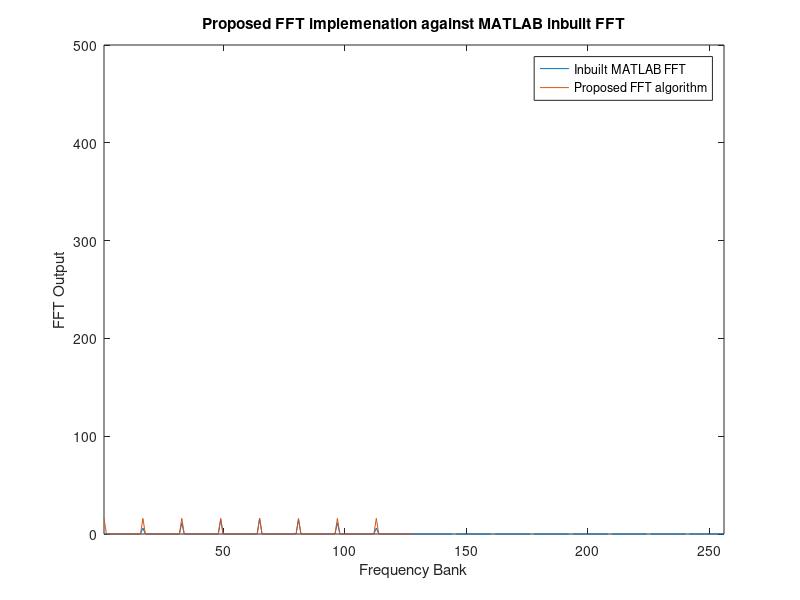

The MATLAB script that drew this image:
% this script is the first method test t implemente the FFT using FRasers
% sigma delta algorithm
%(proof of concept)
clear all
close all
%initially 
N= 16^2
P =16 %radix count
Q=N/P % reoformatted bit strema banks
L=8; % L*16 DFT uotputs desired
bitstream=randi([0 1],1,N); % create randomised 1:0 input data to simualte bitstream
%bitstream= 1:N;
bitstream=[0 1 1 1 0 0 0 0 1 1 0 0 1 1 1 1 0 1 1 1 0 0 0 0 1 1 0 0 1 1 1 1 0 1 1 1 0 0 0 0 1 1 0 0 1 1 1 1 0 1 1 1 0 0 0 0 1 1 0 0 1 1 1 1 0 1 1 1 0 0 0 0 1 1 0 0 1 1 1 1 0 1 1 1 0 0 0 0 1 1 0 0 1 1 1 1 0 1 1 1 0 0 0 0 1 1 0 0 1 1 1 1 0 1 1 1 0 0 0 0 1 1 0 0 1 1 1 1 0 1 1 1 0 0 0 0 1 1 0 0 1 1 1 1 0 1 1 1 0 0 0 0 1 1 0 0 1 1 1 1 0 1 1 1 0 0 0 0 1 1 0 0 1 1 1 1 0 1 1 1 0 0 0 0 1 1 0 0 1 1 1 1 0 1 1 1 0 0 0 0 1 1 0 0 1 1 1 1 0 1 1 1 0 0 0 0 1 1 0 0 1 1 1 1 0 1 1 1 0 0 0 0 1 1 0 0 1 1 1 1 0 1 1 1 0 0 0 0 1 1 0 0 1 1 1 1 ]
%create step response to simulate
bitstream=[ 0 0 0 0 0 0 0 0 0 0 0 0 0 0 0 1  0 0 0 0 0 0 0 0 0 0 0 0 0 0 0 1  0 0 0 0 0 0 0 0 0 0 0 0 0 0 0 1  0 0 0 0 0 0 0 0 0 0 0 0 0 0 0 1  0 0 0 0 0 0 0 0 0 0 0 0 0 0 0 1  0 0 0 0 0 0 0 0 0 0 0 0 0 0 0 1  0 0 0 0 0 0 0 0 0 0 0 0 0 0 0 1  0 0 0 0 0 0 0 0 0 0 0 0 0 0 0 1  0 0 0 0 0 0 0 0 0 0 0 0 0 0 0 1  0 0 0 0 0 0 0 0 0 0 0 0 0 0 0 1  0 0 0 0 0 0 0 0 0 0 0 0 0 0 0 1  0 0 0 0 0 0 0 0 0 0 0 0 0 0 0 1  0 0 0 0 0 0 0 0 0 0 0 0 0 0 0 1  0 0 0 0 0 0 0 0 0 0 0 0 0 0 0 1  0 0 0 0 0 0 0 0 0 0 0 0 0 0 0 1  0 0 0 0 0 0 0 0 0 0 0 0 0 0 0 1 ]
%bitstream =zeros(1,N);
%bitstream(round(N/2):end)=1; %


reformattt=zeros(1,length(bitstream));

%% perform the start of the transform decompostion
%bitstream=1:N
for ii=1:Q %iterate through all banks
for jj=1:P %size of each bank 
 
    reformattt(jj+(ii-1)*P) = bitstream((jj-1)*Q+ii);


end
end
reformattt
%% THE static DFT possiblities LUT

%create DFT LUT with 3 bit address for P=16 and 2 bit data 
ADR = 2^3; % all these values are teo represneted in theri deciam forms
% however fot the VHDl implemation they will be binary addres tokend for
% the LUT
B1=2^1;
B2=2^1;
I=P;
B=[0 1];
LUTR = ones(ADR,B1,B2,I);
LUTI = ones(ADR,B1,B2,I);
n=0:(P-1);
% fill LUT 
%Btemp= zeros(1,P);
for ii= 1:ADR
    for jj =1:B1
        for kk= 1:B2
            for hh=1:I
% note as the aues are stored as decimals the 1 and two index correons to 0
% and 1 respectiely
                  % Btemp = [zeros(1,(ADR-1)*2) B(jj) B(kk) zeros(1,(P/2-ADR-2)*2];
                  Btemp= zeros(1,P);
                  Btemp((ii-1)*2+1) = B(jj);
                  Btemp((ii-1)*2+2) = B(kk);
                      % for pp = 1:P
                       % create vector with padded zeroes
                temp2=sum(Btemp.*((exp(-1j.*2.*pi./P)).^((hh-1).*n))); % note -1 to get out of matlab index
                LUTR(ii,jj,kk,hh) = real(temp2);
                LUTI(ii,jj,kk,hh) = imag(temp2);
                % create DFTBD for a specific index and store in LUT

            end 
        end
    end
end
%% now find the DFTBD for the input bitstream


Yr=zeros(1,L*P);
Yi=zeros(1,L*P);
for ii =1:P
    A1=0;
    B1=0;
    for kk=1:P/2
    A1=LUTR(kk,reformattt((Q-1)*P+(kk-1)*2+1)+1,reformattt((Q-1)*P+(kk-1)*2+2)+1,ii)+A1;
    B1=LUTI(kk,reformattt((Q-1)*P+(kk-1)*2+1)+1,reformattt((Q-1)*P+(kk-1)*2+2)+1,ii)+B1;
    end
    A2=0;
    B2=0;
    for jj=(Q-1):-1:1
        %DFTtempI=sum(LUTI);
        DFTtempR=0;
        DFTtempI=0;
        for kk = 1:P/2
        DFTtempR=LUTR(kk,reformattt((jj-1)*P+(kk-1)*2+1)+1,reformattt((jj-1)*P+(kk-1)*2+2)+1,ii)+DFTtempR;
        DFTtempI=LUTI(kk,reformattt((jj-1)*P+(kk-1)*2+1)+1,reformattt((jj-1)*P+(kk-1)*2+2)+1,ii)+DFTtempI;
        end
        % apply twiddle factors
        k=((1:L)-1).*(P)+(ii-1); % set based on how many required output banks (L*P)
        angle=2*pi*k/N;

        stager =A1.*2.*cos(angle)-A2+DFTtempR; % multiply addition and access (multiple clock cycles 
        A2=A1;
        A1=stager;
        
        stagei =B1.*2.*cos(angle)-B2+DFTtempI; %same time lock step DSP blocks
        
        
        % get new value  (try out of parrallel) in series
        
        B2=B1;
        B1=stagei;
    end
    Yr(((1:L)-1)*P+ii)=A1-cos(angle).*A2+sin(angle).*B2;
    Yi(((1:L)-1)*P+ii)=B1-sin(angle).*A2-cos(angle).*B2;
end


figure
plot(imag(fft(bitstream)))
hold on
plot(abs(Yr+Yi*1i))
hold off
ylim([0 mean(abs(fft(bitstream)))*5])
ylim([0 500]);
xlim([1 length(bitstream)])
xlabel('Frequency Bank')
ylabel('FFT Output')
title('Proposed FFT implemenation against MATLAB inbuilt FFT')
legend('Inbuilt MATLAB FFT','Proposed FFT algorithm')
